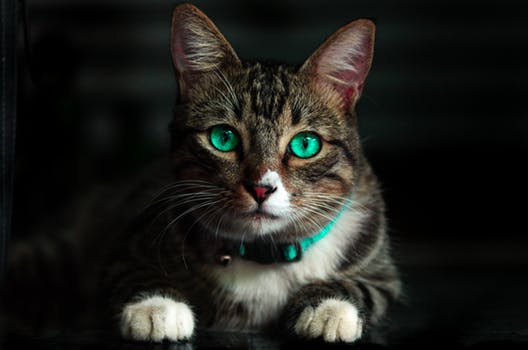
#> input picture RESOURCES/cat.jpeg, 528 x 350 px, found by its file name
$ python open_cv_tut_12.py
#> lines starting #> are read from the running program, lines starting #| are printed output that depends on the picture
import cv2
import numpy as np

# Load an image
image = cv2.imread('resources/cat.jpeg')
#> image is the input picture: shape (350, 528, 3); mean B, G, R 27.8, 31.9, 31.8

# Resize the image to half of its original size using linear interpolation
resized_image = cv2.resize(image,None,fx=0.5, fy=0.5, interpolation=cv2.INTER_LINEAR)

# Make the resized image the same height as the original image
resized_image = cv2.copyMakeBorder(resized_image, 0, image.shape[0] - resized_image.shape[0], 0, 0, cv2.BORDER_CONSTANT)
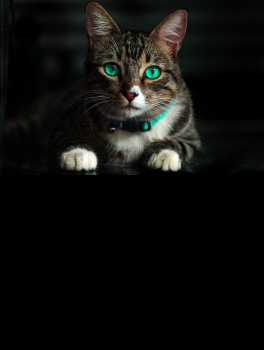
#> resized_image: shape (350, 264, 3); mean B, G, R 14, 16, 16

# Display the original and resized images side by side
result = np.hstack((image, resized_image))
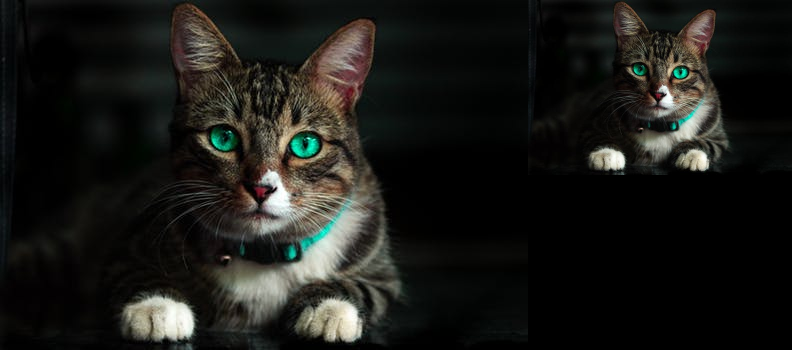
#> result: shape (350, 792, 3); mean B, G, R 23.2, 26.6, 26.5
cv2.imshow('Image Resizing', result)
cv2.waitKey(0)
cv2.destroyAllWindows()

$ run again, with RESOURCES/space.jpg copied over RESOURCES/cat.jpeg
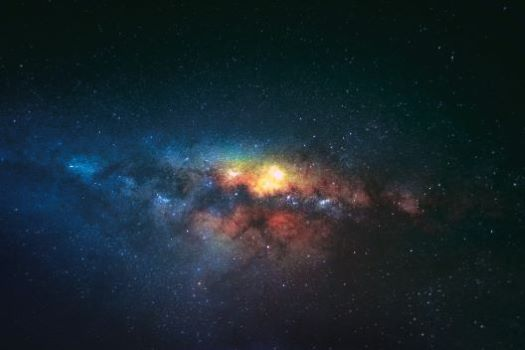
#> input picture RESOURCES/space.jpg, 525 x 350 px, found by its file name
#> image is the input picture: shape (350, 525, 3); mean B, G, R 47, 39.2, 26
#> `resized_image = cv2.copyMakeBorder(resized_image, 0, image.shape[0] - ..`:
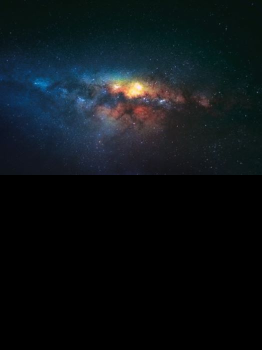
#> resized_image: shape (350, 262, 3); mean B, G, R 23.6, 19.7, 13.1
#> `result = np.hstack((image, resized_image))`:
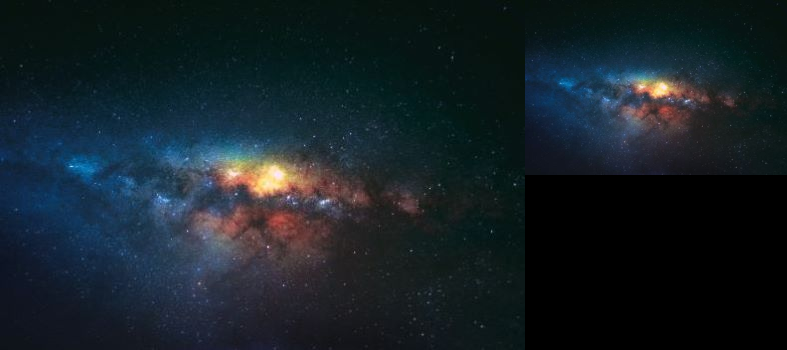
#> result: shape (350, 787, 3); mean B, G, R 39.2, 32.7, 21.7
